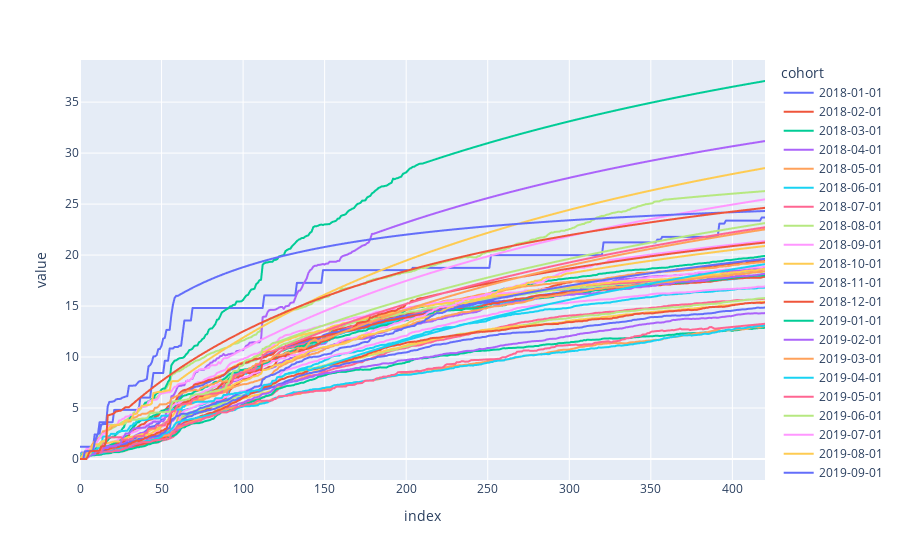

This figure's notebook cell:
### Code cell
fig_pred = px.line(data_frame=df_RR)
fig_pred.show()
#fig_pred.write_html("OnetimeToSubscription_RepurchaseSecondToThird_Predicted.html")

### Figure 1 — Plotly figure (JSON) as saved in the notebook; plotly's stock layout.template omitted (floating-point values rounded to 4 significant figures; data arrays with more than 128 entries replaced by an {"elided": "..."} marker saying what was removed)
{"data": [{"hovertemplate": "cohort=2018-01-01<br>index=%{x}<br>value=%{y}<extra></extra>", "legendgroup": "2018-01-01", "line": {"color": "#636efa", "dash": "solid"}, "marker": {"symbol": "circle"}, "mode": "lines", "name": "2018-01-01", "showlegend": true, "type": "scattergl", "x": {"elided": "421 int values"}, "xaxis": "x", "y": {"elided": "421 float values"}, "yaxis": "y"}, {"hovertemplate": "cohort=2018-02-01<br>index=%{x}<br>value=%{y}<extra></extra>", "legendgroup": "2018-02-01", "line": {"color": "#EF553B", "dash": "solid"}, "marker": {"symbol": "circle"}, "mode": "lines", "name": "2018-02-01", "showlegend": true, "type": "scattergl", "x": {"elided": "421 int values"}, "xaxis": "x", "y": {"elided": "421 float values"}, "yaxis": "y"}, {"hovertemplate": "cohort=2018-03-01<br>index=%{x}<br>value=%{y}<extra></extra>", "legendgroup": "2018-03-01", "line": {"color": "#00cc96", "dash": "solid"}, "marker": {"symbol": "circle"}, "mode": "lines", "name": "2018-03-01", "showlegend": true, "type": "scattergl", "x": {"elided": "421 int values"}, "xaxis": "x", "y": {"elided": "421 float values"}, "yaxis": "y"}, {"hovertemplate": "cohort=2018-04-01<br>index=%{x}<br>value=%{y}<extra></extra>", "legendgroup": "2018-04-01", "line": {"color": "#ab63fa", "dash": "solid"}, "marker": {"symbol": "circle"}, "mode": "lines", "name": "2018-04-01", "showlegend": true, "type": "scattergl", "x": {"elided": "421 int values"}, "xaxis": "x", "y": {"elided": "421 float values"}, "yaxis": "y"}, {"hovertemplate": "cohort=2018-05-01<br>index=%{x}<br>value=%{y}<extra></extra>", "legendgroup": "2018-05-01", "line": {"color": "#FFA15A", "dash": "solid"}, "marker": {"symbol": "circle"}, "mode": "lines", "name": "2018-05-01", "showlegend": true, "type": "scattergl", "x": {"elided": "421 int values"}, "xaxis": "x", "y": {"elided": "421 float values"}, "yaxis": "y"}, {"hovertemplate": "cohort=2018-06-01<br>index=%{x}<br>value=%{y}<extra></extra>", "legendgroup": "2018-06-01", "line": {"color": "#19d3f3", "dash": "solid"}, "marker": {"symbol": "circle"}, "mode": "lines", "name": "2018-06-01", "showlegend": true, "type": "scattergl", "x": {"elided": "421 int values"}, "xaxis": "x", "y": {"elided": "421 float values"}, "yaxis": "y"}, {"hovertemplate": "cohort=2018-07-01<br>index=%{x}<br>value=%{y}<extra></extra>", "legendgroup": "2018-07-01", "line": {"color": "#FF6692", "dash": "solid"}, "marker": {"symbol": "circle"}, "mode": "lines", "name": "2018-07-01", "showlegend": true, "type": "scattergl", "x": {"elided": "421 int values"}, "xaxis": "x", "y": {"elided": "421 float values"}, "yaxis": "y"}, {"hovertemplate": "cohort=2018-08-01<br>index=%{x}<br>value=%{y}<extra></extra>", "legendgroup": "2018-08-01", "line": {"color": "#B6E880", "dash": "solid"}, "marker": {"symbol": "circle"}, "mode": "lines", "name": "2018-08-01", "showlegend": true, "type": "scattergl", "x": {"elided": "421 int values"}, "xaxis": "x", "y": {"elided": "421 float values"}, "yaxis": "y"}, {"hovertemplate": "cohort=2018-09-01<br>index=%{x}<br>value=%{y}<extra></extra>", "legendgroup": "2018-09-01", "line": {"color": "#FF97FF", "dash": "solid"}, "marker": {"symbol": "circle"}, "mode": "lines", "name": "2018-09-01", "showlegend": true, "type": "scattergl", "x": {"elided": "421 int values"}, "xaxis": "x", "y": {"elided": "421 float values"}, "yaxis": "y"}, {"hovertemplate": "cohort=2018-10-01<br>index=%{x}<br>value=%{y}<extra></extra>", "legendgroup": "2018-10-01", "line": {"color": "#FECB52", "dash": "solid"}, "marker": {"symbol": "circle"}, "mode": "lines", "name": "2018-10-01", "showlegend": true, "type": "scattergl", "x": {"elided": "421 int values"}, "xaxis": "x", "y": {"elided": "421 float values"}, "yaxis": "y"}, {"hovertemplate": "cohort=2018-11-01<br>index=%{x}<br>value=%{y}<extra></extra>", "legendgroup": "2018-11-01", "line": {"color": "#636efa", "dash": "solid"}, "marker": {"symbol": "circle"}, "mode": "lines", "name": "2018-11-01", "showlegend": true, "type": "scattergl", "x": {"elided": "421 int values"}, "xaxis": "x", "y": {"elided": "421 float values"}, "yaxis": "y"}, {"hovertemplate": "cohort=2018-12-01<br>index=%{x}<br>value=%{y}<extra></extra>", "legendgroup": "2018-12-01", "line": {"color": "#EF553B", "dash": "solid"}, "marker": {"symbol": "circle"}, "mode": "lines", "name": "2018-12-01", "showlegend": true, "type": "scattergl", "x": {"elided": "421 int values"}, "xaxis": "x", "y": {"elided": "421 float values"}, "yaxis": "y"}, {"hovertemplate": "cohort=2019-01-01<br>index=%{x}<br>value=%{y}<extra></extra>", "legendgroup": "2019-01-01", "line": {"color": "#00cc96", "dash": "solid"}, "marker": {"symbol": "circle"}, "mode": "lines", "name": "2019-01-01", "showlegend": true, "type": "scattergl", "x": {"elided": "421 int values"}, "xaxis": "x", "y": {"elided": "421 float values"}, "yaxis": "y"}, {"hovertemplate": "cohort=2019-02-01<br>index=%{x}<br>value=%{y}<extra></extra>", "legendgroup": "2019-02-01", "line": {"color": "#ab63fa", "dash": "solid"}, "marker": {"symbol": "circle"}, "mode": "lines", "name": "2019-02-01", "showlegend": true, "type": "scattergl", "x": {"elided": "421 int values"}, "xaxis": "x", "y": {"elided": "421 float values"}, "yaxis": "y"}, {"hovertemplate": "cohort=2019-03-01<br>index=%{x}<br>value=%{y}<extra></extra>", "legendgroup": "2019-03-01", "line": {"color": "#FFA15A", "dash": "solid"}, "marker": {"symbol": "circle"}, "mode": "lines", "name": "2019-03-01", "showlegend": true, "type": "scattergl", "x": {"elided": "421 int values"}, "xaxis": "x", "y": {"elided": "421 float values"}, "yaxis": "y"}, {"hovertemplate": "cohort=2019-04-01<br>index=%{x}<br>value=%{y}<extra></extra>", "legendgroup": "2019-04-01", "line": {"color": "#19d3f3", "dash": "solid"}, "marker": {"symbol": "circle"}, "mode": "lines", "name": "2019-04-01", "showlegend": true, "type": "scattergl", "x": {"elided": "421 int values"}, "xaxis": "x", "y": {"elided": "421 float values"}, "yaxis": "y"}, {"hovertemplate": "cohort=2019-05-01<br>index=%{x}<br>value=%{y}<extra></extra>", "legendgroup": "2019-05-01", "line": {"color": "#FF6692", "dash": "solid"}, "marker": {"symbol": "circle"}, "mode": "lines", "name": "2019-05-01", "showlegend": true, "type": "scattergl", "x": {"elided": "421 int values"}, "xaxis": "x", "y": {"elided": "421 float values"}, "yaxis": "y"}, {"hovertemplate": "cohort=2019-06-01<br>index=%{x}<br>value=%{y}<extra></extra>", "legendgroup": "2019-06-01", "line": {"color": "#B6E880", "dash": "solid"}, "marker": {"symbol": "circle"}, "mode": "lines", "name": "2019-06-01", "showlegend": true, "type": "scattergl", "x": {"elided": "421 int values"}, "xaxis": "x", "y": {"elided": "421 float values"}, "yaxis": "y"}, {"hovertemplate": "cohort=2019-07-01<br>index=%{x}<br>value=%{y}<extra></extra>", "legendgroup": "2019-07-01", "line": {"color": "#FF97FF", "dash": "solid"}, "marker": {"symbol": "circle"}, "mode": "lines", "name": "2019-07-01", "showlegend": true, "type": "scattergl", "x": {"elided": "421 int values"}, "xaxis": "x", "y": {"elided": "421 float values"}, "yaxis": "y"}, {"hovertemplate": "cohort=2019-08-01<br>index=%{x}<br>value=%{y}<extra></extra>", "legendgroup": "2019-08-01", "line": {"color": "#FECB52", "dash": "solid"}, "marker": {"symbol": "circle"}, "mode": "lines", "name": "2019-08-01", "showlegend": true, "type": "scattergl", "x": {"elided": "421 int values"}, "xaxis": "x", "y": {"elided": "421 float values"}, "yaxis": "y"}, {"hovertemplate": "cohort=2019-09-01<br>index=%{x}<br>value=%{y}<extra></extra>", "legendgroup": "2019-09-01", "line": {"color": "#636efa", "dash": "solid"}, "marker": {"symbol": "circle"}, "mode": "lines", "name": "2019-09-01", "showlegend": true, "type": "scattergl", "x": {"elided": "421 int values"}, "xaxis": "x", "y": {"elided": "421 float values"}, "yaxis": "y"}, {"hovertemplate": "cohort=2019-10-01<br>index=%{x}<br>value=%{y}<extra></extra>", "legendgroup": "2019-10-01", "line": {"color": "#EF553B", "dash": "solid"}, "marker": {"symbol": "circle"}, "mode": "lines", "name": "2019-10-01", "showlegend": true, "type": "scattergl", "x": {"elided": "421 int values"}, "xaxis": "x", "y": {"elided": "421 float values"}, "yaxis": "y"}, {"hovertemplate": "cohort=2019-11-01<br>index=%{x}<br>value=%{y}<extra></extra>", "legendgroup": "2019-11-01", "line": {"color": "#00cc96", "dash": "solid"}, "marker": {"symbol": "circle"}, "mode": "lines", "name": "2019-11-01", "showlegend": true, "type": "scattergl", "x": {"elided": "421 int values"}, "xaxis": "x", "y": {"elided": "421 float values"}, "yaxis": "y"}, {"hovertemplate": "cohort=2019-12-01<br>index=%{x}<br>value=%{y}<extra></extra>", "legendgroup": "2019-12-01", "line": {"color": "#ab63fa", "dash": "solid"}, "marker": {"symbol": "circle"}, "mode": "lines", "name": "2019-12-01", "showlegend": true, "type": "scattergl", "x": {"elided": "421 int values"}, "xaxis": "x", "y": {"elided": "421 float values"}, "yaxis": "y"}, {"hovertemplate": "cohort=2020-01-01<br>index=%{x}<br>value=%{y}<extra></extra>", "legendgroup": "2020-01-01", "line": {"color": "#FFA15A", "dash": "solid"}, "marker": {"symbol": "circle"}, "mode": "lines", "name": "2020-01-01", "showlegend": true, "type": "scattergl", "x": {"elided": "421 int values"}, "xaxis": "x", "y": {"elided": "421 float values"}, "yaxis": "y"}, {"hovertemplate": "cohort=2020-02-01<br>index=%{x}<br>value=%{y}<extra></extra>", "legendgroup": "2020-02-01", "line": {"color": "#19d3f3", "dash": "solid"}, "marker": {"symbol": "circle"}, "mode": "lines", "name": "2020-02-01", "showlegend": true, "type": "scattergl", "x": {"elided": "421 int values"}, "xaxis": "x", "y": {"elided": "421 float values"}, "yaxis": "y"}, {"hovertemplate": "cohort=2020-03-01<br>index=%{x}<br>value=%{y}<extra></extra>", "legendgroup": "2020-03-01", "line": {"color": "#FF6692", "dash": "solid"}, "marker": {"symbol": "circle"}, "mode": "lines", "name": "2020-03-01", "showlegend": true, "type": "scattergl", "x": {"elided": "421 int values"}, "xaxis": "x", "y": {"elided": "421 float values"}, "yaxis": "y"}, {"hovertemplate": "cohort=2020-04-01<br>index=%{x}<br>value=%{y}<extra></extra>", "legendgroup": "2020-04-01", "line": {"color": "#B6E880", "dash": "solid"}, "marker": {"symbol": "circle"}, "mode": "lines", "name": "2020-04-01", "showlegend": true, "type": "scattergl", "x": {"elided": "421 int values"}, "xaxis": "x", "y": {"elided": "421 float values"}, "yaxis": "y"}, {"hovertemplate": "cohort=2020-05-01<br>index=%{x}<br>value=%{y}<extra></extra>", "legendgroup": "2020-05-01", "line": {"color": "#FF97FF", "dash": "solid"}, "marker": {"symbol": "circle"}, "mode": "lines", "name": "2020-05-01", "showlegend": true, "type": "scattergl", "x": {"elided": "421 int values"}, "xaxis": "x", "y": {"elided": "421 float values"}, "yaxis": "y"}, {"hovertemplate": "cohort=2020-06-01<br>index=%{x}<br>value=%{y}<extra></extra>", "legendgroup": "2020-06-01", "line": {"color": "#FECB52", "dash": "solid"}, "marker": {"symbol": "circle"}, "mode": "lines", "name": "2020-06-01", "showlegend": true, "type": "scattergl", "x": {"elided": "421 int values"}, "xaxis": "x", "y": {"elided": "421 float values"}, "yaxis": "y"}, {"hovertemplate": "cohort=2020-07-01<br>index=%{x}<br>value=%{y}<extra></extra>", "legendgroup": "2020-07-01", "line": {"color": "#636efa", "dash": "solid"}, "marker": {"symbol": "circle"}, "mode": "lines", "name": "2020-07-01", "showlegend": true, "type": "scattergl", "x": {"elided": "421 int values"}, "xaxis": "x", "y": {"elided": "421 float values"}, "yaxis": "y"}, {"hovertemplate": "cohort=2020-08-01<br>index=%{x}<br>value=%{y}<extra></extra>", "legendgroup": "2020-08-01", "line": {"color": "#EF553B", "dash": "solid"}, "marker": {"symbol": "circle"}, "mode": "lines", "name": "2020-08-01", "showlegend": true, "type": "scattergl", "x": {"elided": "421 int values"}, "xaxis": "x", "y": {"elided": "421 float values"}, "yaxis": "y"}, {"hovertemplate": "cohort=2020-09-01<br>index=%{x}<br>value=%{y}<extra></extra>", "legendgroup": "2020-09-01", "line": {"color": "#00cc96", "dash": "solid"}, "marker": {"symbol": "circle"}, "mode": "lines", "name": "2020-09-01", "showlegend": true, "type": "scattergl", "x": {"elided": "421 int values"}, "xaxis": "x", "y": {"elided": "421 float values"}, "yaxis": "y"}, {"hovertemplate": "cohort=2020-10-01<br>index=%{x}<br>value=%{y}<extra></extra>", "legendgroup": "2020-10-01", "line": {"color": "#ab63fa", "dash": "solid"}, "marker": {"symbol": "circle"}, "mode": "lines", "name": "2020-10-01", "showlegend": true, "type": "scattergl", "x": {"elided": "421 int values"}, "xaxis": "x", "y": {"elided": "421 float values"}, "yaxis": "y"}, {"hovertemplate": "cohort=2020-11-01<br>index=%{x}<br>value=%{y}<extra></extra>", "legendgroup": "2020-11-01", "line": {"color": "#FFA15A", "dash": "solid"}, "marker": {"symbol": "circle"}, "mode": "lines", "name": "2020-11-01", "showlegend": true, "type": "scattergl", "x": {"elided": "421 int values"}, "xaxis": "x", "y": {"elided": "421 float values"}, "yaxis": "y"}, {"hovertemplate": "cohort=2020-12-01<br>index=%{x}<br>value=%{y}<extra></extra>", "legendgroup": "2020-12-01", "line": {"color": "#19d3f3", "dash": "solid"}, "marker": {"symbol": "circle"}, "mode": "lines", "name": "2020-12-01", "showlegend": true, "type": "scattergl", "x": {"elided": "421 int values"}, "xaxis": "x", "y": {"elided": "421 float values"}, "yaxis": "y"}, {"hovertemplate": "cohort=2021-01-01<br>index=%{x}<br>value=%{y}<extra></extra>", "legendgroup": "2021-01-01", "line": {"color": "#FF6692", "dash": "solid"}, "marker": {"symbol": "circle"}, "mode": "lines", "name": "2021-01-01", "showlegend": true, "type": "scattergl", "x": {"elided": "421 int values"}, "xaxis": "x", "y": {"elided": "421 float values"}, "yaxis": "y"}, {"hovertemplate": "cohort=2021-02-01<br>index=%{x}<br>value=%{y}<extra></extra>", "legendgroup": "2021-02-01", "line": {"color": "#B6E880", "dash": "solid"}, "marker": {"symbol": "circle"}, "mode": "lines", "name": "2021-02-01", "showlegend": true, "type": "scattergl", "x": {"elided": "421 int values"}, "xaxis": "x", "y": {"elided": "421 float values"}, "yaxis": "y"}, {"hovertemplate": "cohort=2021-03-01<br>index=%{x}<br>value=%{y}<extra></extra>", "legendgroup": "2021-03-01", "line": {"color": "#FF97FF", "dash": "solid"}, "marker": {"symbol": "circle"}, "mode": "lines", "name": "2021-03-01", "showlegend": true, "type": "scattergl", "x": {"elided": "421 int values"}, "xaxis": "x", "y": {"elided": "421 float values"}, "yaxis": "y"}, {"hovertemplate": "cohort=2021-04-01<br>index=%{x}<br>value=%{y}<extra></extra>", "legendgroup": "2021-04-01", "line": {"color": "#FECB52", "dash": "solid"}, "marker": {"symbol": "circle"}, "mode": "lines", "name": "2021-04-01", "showlegend": true, "type": "scattergl", "x": {"elided": "421 int values"}, "xaxis": "x", "y": {"elided": "421 float values"}, "yaxis": "y"}, {"hovertemplate": "cohort=2021-05-01<br>index=%{x}<br>value=%{y}<extra></extra>", "legendgroup": "2021-05-01", "line": {"color": "#636efa", "dash": "solid"}, "marker": {"symbol": "circle"}, "mode": "lines", "name": "2021-05-01", "showlegend": true, "type": "scattergl", "x": {"elided": "421 int values"}, "xaxis": "x", "y": {"elided": "421 float values"}, "yaxis": "y"}, {"hovertemplate": "cohort=2021-06-01<br>index=%{x}<br>value=%{y}<extra></extra>", "legendgroup": "2021-06-01", "line": {"color": "#EF553B", "dash": "solid"}, "marker": {"symbol": "circle"}, "mode": "lines", "name": "2021-06-01", "showlegend": true, "type": "scattergl", "x": {"elided": "421 int values"}, "xaxis": "x", "y": {"elided": "421 float values"}, "yaxis": "y"}], "layout": {"legend": {"title": {"text": "cohort"}, "tracegroupgap": 0}, "margin": {"t": 60}, "xaxis": {"anchor": "y", "domain": [0, 1], "title": {"text": "index"}}, "yaxis": {"anchor": "x", "domain": [0, 1], "title": {"text": "value"}}}}
